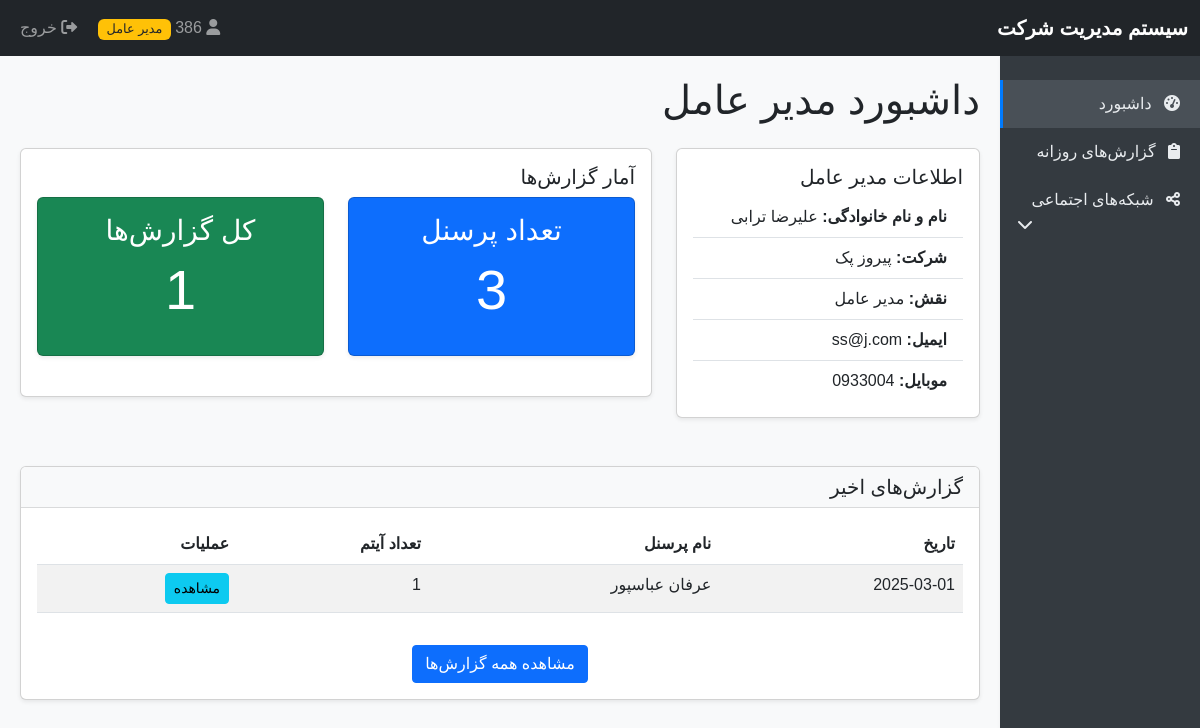
The app's page /personnel_dashboard.php (signed in) with its own data.
### tables this page shows
CREATE TABLE `personnel` (
  `id` int(11) NOT NULL,
  `company_id` int(11) NOT NULL,
  `role_id` int(11) NOT NULL,
  `full_name` varchar(100) NOT NULL,
  `gender` enum('male','female') NOT NULL,
  `email` varchar(100) NOT NULL,
  `mobile` varchar(20) NOT NULL,
  `is_active` tinyint(1) DEFAULT 1,
  `username` varchar(50) NOT NULL,
  `password` varchar(255) NOT NULL,
  `created_at` timestamp NOT NULL DEFAULT current_timestamp(),
  `can_receive_reports` tinyint(1) DEFAULT 0
);

CREATE TABLE `companies` (
  `id` int(11) NOT NULL,
  `name` varchar(100) NOT NULL,
  `is_active` tinyint(1) DEFAULT 1,
  `created_at` timestamp NOT NULL DEFAULT current_timestamp()
);

CREATE TABLE `roles` (
  `id` int(11) NOT NULL,
  `name` varchar(50) NOT NULL,
  `is_ceo` tinyint(1) DEFAULT 0,
  `created_at` timestamp NOT NULL DEFAULT current_timestamp()
);

CREATE TABLE `reports` (
  `id` int(11) NOT NULL,
  `personnel_id` int(11) NOT NULL,
  `report_date` date NOT NULL,
  `created_at` timestamp NOT NULL DEFAULT current_timestamp()
);

### auth.php (called while the page is built, shortened)
<?php
function isCEO() {
    return isset($_SESSION['is_ceo']) && $_SESSION['is_ceo'] == 1;
}

### personnel_dashboard.php (the view, shortened to what this page needs)
<?php
require_once 'auth.php';
$personnelId = $_SESSION['user_id'];
$stmt = $pdo->prepare("SELECT p.*, c.name as company_name, r.name as role_name
                      FROM personnel p
                      JOIN companies c ON p.company_id = c.id
                      JOIN roles r ON p.role_id = r.id
                      WHERE p.id = ?");
$stmt->execute([$personnelId]);
$personnel = $stmt->fetch();
if (isCEO()) {
    $stmt = $pdo->prepare("SELECT COUNT(*) as count FROM personnel WHERE company_id = ? AND is_active = 1");
    $stmt->execute([$_SESSION['company_id']]);
    $totalPersonnel = $stmt->fetch()['count'];
    $stmt = $pdo->prepare("SELECT COUNT(*) as count FROM reports r
                          JOIN personnel p ON r.personnel_id = p.id
                          WHERE p.company_id = ?");
    $stmt->execute([$_SESSION['company_id']]);
    $totalReports = $stmt->fetch()['count'];
    $stmt = $pdo->prepare("SELECT r.id, r.report_date, p.full_name,
                          (SELECT COUNT(*) FROM report_items WHERE report_id = r.id) as item_count
                          FROM reports r
                          JOIN personnel p ON r.personnel_id = p.id
                          WHERE p.company_id = ?
                          ORDER BY r.report_date DESC, r.created_at DESC
                          LIMIT 10");
    $stmt->execute([$_SESSION['company_id']]);
    $recentReports = $stmt->fetchAll();
}
include 'header.php';
?>
<h1 class="mb-4">داشبورد <?php echo isCEO() ? 'مدیر عامل' : 'پرسنل'; ?></h1>
<div class="row mb-4">
    <div class="col-md-4">
        <div class="card">
            <div class="card-body">
                <h5 class="card-title">اطلاعات <?php echo isCEO() ? 'مدیر عامل' : 'پرسنلی'; ?></h5>
                <ul class="list-group list-group-flush">
                    <li class="list-group-item"><strong>نام و نام خانوادگی:</strong> <?php echo $personnel['full_name']; ?></li>
                    <li class="list-group-item"><strong>شرکت:</strong> <?php echo $personnel['company_name']; ?></li>
                    <li class="list-group-item"><strong>نقش:</strong> <?php echo $personnel['role_name']; ?></li>
                    <li class="list-group-item"><strong>ایمیل:</strong> <?php echo $personnel['email']; ?></li>
                    <li class="list-group-item"><strong>موبایل:</strong> <?php echo $personnel['mobile']; ?></li>
                </ul>
            </div>
        </div>
    </div>
    <div class="col-md-8">
        <div class="card">
            <div class="card-body">
                <h5 class="card-title">آمار گزارش‌ها</h5>
                <div class="row">
                    <?php if (isCEO()): ?>
                    <div class="col-md-6">
                        <div class="card bg-primary text-white mb-3">
                            <div class="card-body text-center">
                                <h3 class="card-title">تعداد پرسنل</h3>
                                <p class="display-4"><?php echo $totalPersonnel; ?></p>
                            </div>
                        </div>
                    </div>
                    <div class="col-md-6">
                        <div class="card bg-success text-white">
                            <div class="card-body text-center">
                                <h3 class="card-title">کل گزارش‌ها</h3>
                                <p class="display-4"><?php echo $totalReports; ?></p>
                            </div>
                        </div>
                    </div>
                    <?php endif; ?>
                </div>
            </div>
        </div>
    </div>
</div>
<div class="row">
    <div class="col-md-<?php echo isCEO() ? '12' : '6'; ?>">
        <div class="card mb-4">
            <div class="card-header bg-light">
                <h5 class="mb-0">گزارش‌های اخیر</h5>
            </div>
            <div class="card-body">
                <?php if (count($recentReports) > 0): ?>
                    <div class="table-responsive">
                        <table class="table table-striped">
                            <thead>
                                <tr>
                                    <th>تاریخ</th>
                                    <?php if (isCEO()): ?>
                                    <th>نام پرسنل</th>
                                    <?php endif; ?>
                                    <th>تعداد آیتم</th>
                                    <th>عملیات</th>
                                </tr>
                            </thead>
                            <tbody>
                                <?php foreach ($recentReports as $report): ?>
                                    <tr>
                                        <td><?php echo $report['report_date']; ?></td>
                                        <?php if (isCEO()): ?>
                                        <td><?php echo $report['full_name']; ?></td>
                                        <?php endif; ?>
                                        <td><?php echo $report['item_count']; ?></td>
                                        <td>
                                            <a href="view_report.php?id=<?php echo $report['id']; ?>" class="btn btn-sm btn-info">مشاهده</a>
                                        </td>
                                    </tr>
                                <?php endforeach; ?>
                            </tbody>
                        </table>
                    </div>
                    <div class="mt-3 text-center">
                        <a href="view_reports.php" class="btn btn-primary">مشاهده همه گزارش‌ها</a>
                    </div>
                <?php endif; ?>
            </div>
        </div>
    </div>
</div>
<?php include 'footer.php'; ?>

### header.php (style rules this page uses)
body { font-family: Tahoma, Arial, sans-serif; background-color: #f8f9fa; }
.card { box-shadow: 0 0.125rem 0.25rem rgba(0, 0, 0, 0.075); margin-bottom: 1.5rem; }
.card-header { border-bottom: 1px solid rgba(0, 0, 0, 0.125); background-color: rgba(0, 0, 0, 0.03); }
.btn { border-radius: 0.25rem; }
.btn-sm { padding: 0.25rem 0.5rem; font-size: 0.875rem; }
.table-responsive { margin-bottom: 1rem; }

### records on screen
personnel: full_name "علیرضا ترابی", company.name "پیروز پک", role.name "مدیر عامل", email "ss@j.com", mobile "0933004"
reports: report_date "2025-03-01", personnel.full_name "عرفان عباسپور", item_count "1"

### other values on screen
$_SESSION['username'] "386"
$totalPersonnel "3"
$totalReports "1"
